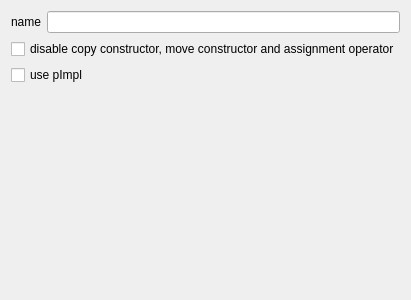
<?xml version="1.0" encoding="UTF-8"?>
<ui version="4.0">
 <class>Class</class>
 <widget class="QWidget" name="Class">
  <property name="geometry">
   <rect>
    <x>0</x>
    <y>0</y>
    <width>400</width>
    <height>300</height>
   </rect>
  </property>
  <property name="windowTitle">
   <string>Class</string>
  </property>
  <layout class="QVBoxLayout" name="verticalLayout">
   <item>
    <layout class="QHBoxLayout" name="horizontalLayout">
     <item>
      <widget class="QLabel" name="label">
       <property name="text">
        <string>name</string>
       </property>
      </widget>
     </item>
     <item>
      <widget class="QLineEdit" name="lineEditName"/>
     </item>
    </layout>
   </item>
   <item>
    <widget class="QCheckBox" name="checkBoxDisableCopy">
     <property name="text">
      <string>disable copy constructor, move constructor and assignment operator</string>
     </property>
    </widget>
   </item>
   <item>
    <widget class="QCheckBox" name="checkBoxUsePimpl">
     <property name="text">
      <string>use pImpl</string>
     </property>
    </widget>
   </item>
   <item>
    <spacer name="verticalSpacer">
     <property name="orientation">
      <enum>Qt::Vertical</enum>
     </property>
     <property name="sizeHint" stdset="0">
      <size>
       <width>20</width>
       <height>240</height>
      </size>
     </property>
    </spacer>
   </item>
  </layout>
 </widget>
 <resources/>
 <connections/>
</ui>
